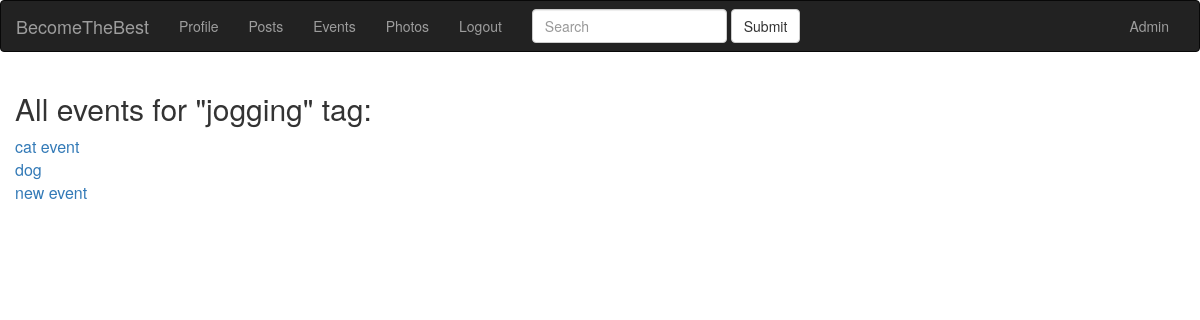
The page /event/tag/jogging (signed in) on the database its author committed.
### app/models.py (models this page shows, shortened)
class Tag(db.Model):
    id = db.Column(db.Integer, primary_key=True)
    name = db.Column(db.String(100), unique=True)
    slug = db.Column(db.String(100))

class Event(db.Model):
    id = db.Column(db.Integer, primary_key=True)
    event_title = db.Column(db.String(140))
    event_body = db.Column(db.Text)
    slug = db.Column(db.String(140), unique=True)
    created = db.Column(db.DateTime, index=True, default=datetime.utcnow)
    event_time = db.Column(db.DateTime)
    event_place = db.Column(db.Text)
    event_geo = db.Column(db.Text)
    event_starter = db.Column(db.Integer, db.ForeignKey('user.id'))
    event_crew = db.Column(db.Text)
    event_level = db.Column(db.Integer)
    tags = db.relationship(
        'Tag', secondary=event_tags, backref=db.backref('events_tags', lazy='dynamic'))

### app/blueprints/events/blueprint.py (the view)
@events.route('/tag/<slug>')
@login_required
def tag_detail(slug):
    tag = Tag.query.filter(Tag.slug==slug).first()
    events = tag.events_tags.all()
    return render_template('events/tag_detail.html', tag=tag, events=events)

### app/models.py (called while the page is built)
@login.user_loader
def load_user(id):
    return User.query.get(int(id))

### app/view.py (called while the page is built)
@app.before_request
def before_request():
    if current_user.is_authenticated:
        current_user.last_seen = datetime.utcnow()
        db.session.commit()

### app/blueprints/events/templates/events/tag_detail.html (shortened to what this page needs)
{% extends 'base.html' %} {% block title %} {{ tag.name }} events {% endblock %} {% block content_title %} All events for "{{ tag.name }}" tag: {% endblock %} {% block content %} {% for event in events %}
<div class="event">
    <a href="{{ url_for('events.event_detail', slug=event.slug) }}">{{ event.event_title }}</a>
</div>
{% endfor %}
{% endblock %}

### rows shown on the page
Tag: name "jogging"
Event: event_title "cat event"
Event: event_title "dog"
Event: event_title "new event"
